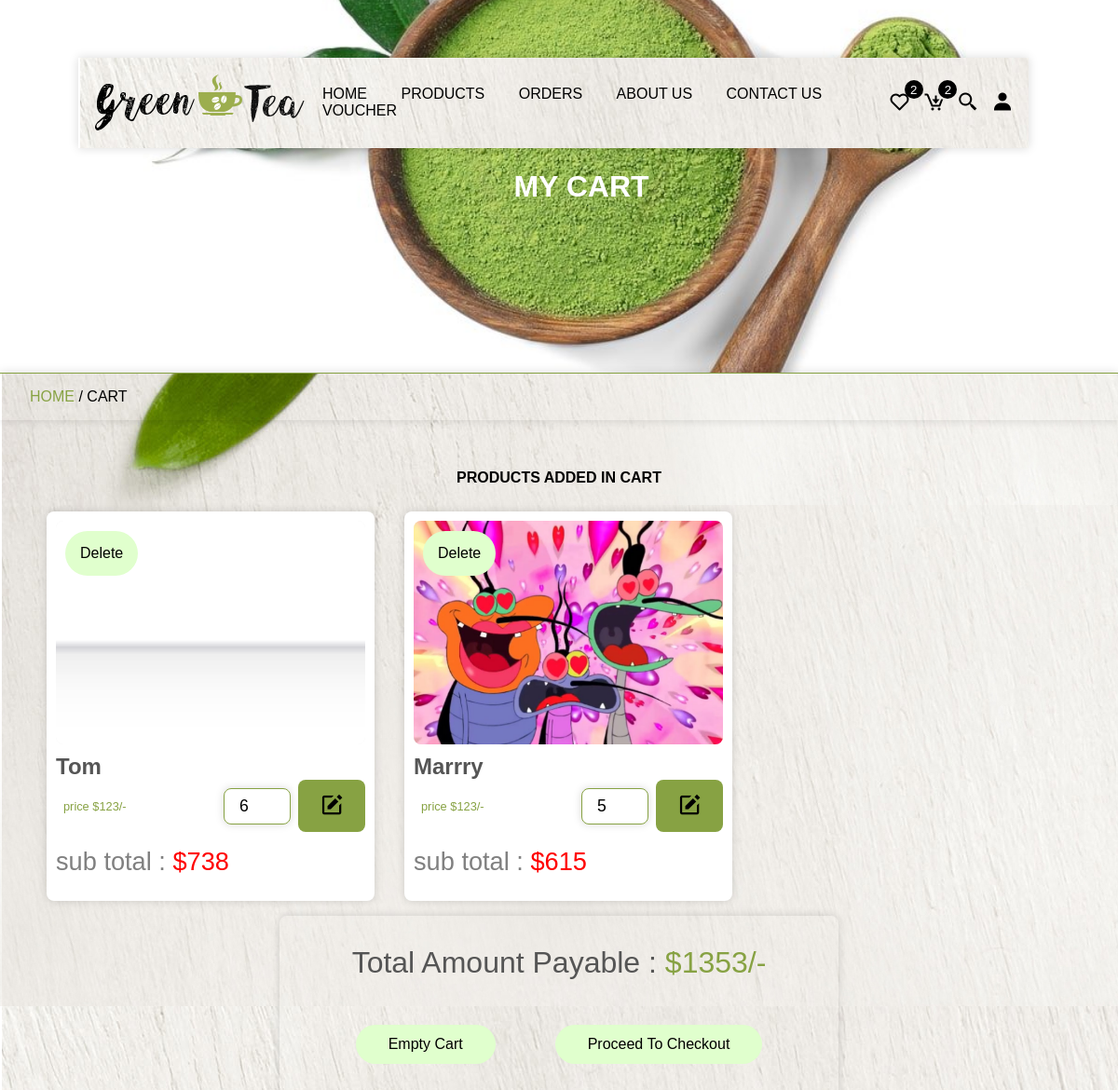
The app's page /cart.php with its own data.
### tables this page shows
CREATE TABLE `cart` (
  `id` varchar(20) NOT NULL,
  `user_id` varchar(20) NOT NULL,
  `product_id` varchar(20) NOT NULL,
  `price` int(100) NOT NULL,
  `qty` int(2) NOT NULL DEFAULT 1
);

CREATE TABLE `products` (
  `id` varchar(20) NOT NULL,
  `name` varchar(20) NOT NULL,
  `price` int(50) NOT NULL,
  `image` varchar(255) NOT NULL,
  `product_detail` varchar(2000) NOT NULL,
  `status` varchar(100) NOT NULL
);

### cart.php (the view, shortened to what this page needs)
<?php
    include 'components/connection.php';
    if(isset($_SESSION['user_id'])) {
        $user_id = $_SESSION['user_id'];
    }else{
        $user_id = '';
    }
?>
<!DOCTYPE html>
<html lang="en">
<head>
    <link rel="stylesheet" href="https://unpkg.com/boxicons@2.1.2/css/boxicons.min.css">
</head>
<body>
    <?php include 'components/header.php'; ?>
    <div class="main">
        <div class="banner">
            <h1>my cart</h1>
        </div>
        <div class="title2">
            <a href="home.php">home</a><span> / cart</span>
        </div>
        <section class="products">
            <h1 class="title">products added in cart</h1>
            <div class="box-container">
                <?php
                    $grand_total = 0;
                    $select_cart = $conn->prepare("SELECT * FROM cart WHERE user_id = ?");
                    $select_cart->execute([$user_id]);
                    if ($select_cart->rowCount() > 0) {
                        while ($fetch_cart = $select_cart->fetch(PDO::FETCH_ASSOC)) {
                            $select_products = $conn->prepare("SELECT * FROM products WHERE id = ?");
                            $select_products->execute([$fetch_cart['product_id']]);
                            if ($select_products->rowCount() > 0) {
                                $fetch_products = $select_products->fetch(PDO::FETCH_ASSOC);
                ?>
                <form method="post" action="" class="box">
                    <img src="image/<?= $fetch_products['image']; ?>" class="img">
                    <h3 class="name"><?=$fetch_products['name']; ?></h3>
                    <div class="flex">
                        <p class="price">price $<?=$fetch_products['price']; ?>/-</p>
                        <input type="number" name="qty" required min="1" value="<?=$fetch_cart['qty']; ?>" max="99"
                            maxlength="2" class="qty">
                        <button type="submit" name="update_cart" class="bx bxs-edit fa-edit"></button>
                    </div>
                    <p class="sub-total">sub total :
                        <span>$<?=$sub_total = ($fetch_cart['qty']* $fetch_cart['price']) ?></span></p>
                    <button type="submit" name="delete_item" class="btn"
                        onclick="return confirm('delete this item')">delete</button>
                </form>
                <?php
                            $grand_total += $sub_total;
                            }else {
                                echo '<p class="empty">product was not found!</p>';
                            }
                        }
                    }else{
                        echo '<p></p><p class="empty">no products added yet!</p>';
                    }
                ?>
            </div>
            <?php
                if($grand_total!=0) {
            ?>
            <div class="cart-total">
                <p>total amount payable : <span>$<?=$grand_total; ?>/-</span></p>
                <div class="button">
                    <form method="post">
                        <button type="submit" name="empty_cart" class="btn"
                            onclick="return confirm('are you sure to empty your cart')">empty cart</button>
                    </form>
                    <a href="checkout.php" class="btn">proceed to checkout</a>
                </div>
                <?php    }?>
        </section>
    </div>
</body>
</html>

### records on screen
cart: product.image (picture), product.name "Tom", product.price "123", qty "6", $sub_total = ($fetch_cart['qty']* $fetch_cart['price']) "738"
cart: product.image (picture), product.name "Marrry", product.price "123", qty "5", $sub_total = ($fetch_cart['qty']* $fetch_cart['price']) "615"

### other values on screen
$total_wishlist_items "2"
$total_cart_items "2"
$grand_total "1353"
